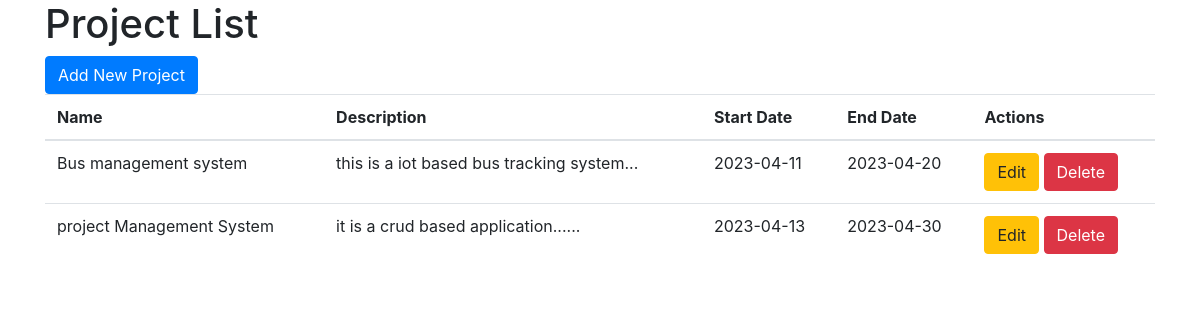
/project_view.php, run on the app's committed database.
### tables this page shows
CREATE TABLE `projects` (
  `id` int(11) NOT NULL,
  `name` varchar(255) NOT NULL,
  `description` text DEFAULT NULL,
  `start_date` date DEFAULT NULL,
  `end_date` date DEFAULT NULL
);

### project_view.php (the view, shortened to what this page needs)
<?php
$db = new mysqli('localhost', 'root', '', 'project_management_system');
$query = "SELECT * FROM projects";
$result = $db->query($query);
if ($result->num_rows > 0) {
    $projects = array();
    while ($row = $result->fetch_assoc()) {
        $projects[] = $row;
    }
} else {
    $projects = array();
}
?>
<html>
<head>
    <link rel="stylesheet" href="https://maxcdn.bootstrapcdn.com/bootstrap/4.0.0/css/bootstrap.min.css">
</head>
<body>
    <div class="container">
        <h1>Project List</h1>
        <a href="project.php" class="btn btn-primary">Add New Project</a>
        <table class="table">
            <thead>
                <tr>
                    <th>Name</th>
                    <th>Description</th>
                    <th>Start Date</th>
                    <th>End Date</th>
                    <th>Actions</th>
                </tr>
            </thead>
            <tbody>
                <?php foreach ($projects as $project) : ?>
                    <tr>
                        <td><?php echo $project['name']; ?></td>
                        <td><?php echo $project['description']; ?></td>
                        <td><?php echo $project['start_date']; ?></td>
                        <td><?php echo $project['end_date']; ?></td>
                        <td>
                            <a href="update.php?id=<?php echo $project['id']; ?>" class="btn btn-warning">Edit</a>
                            <a href="delete.php?id=<?php echo $project['id']; ?>" class="btn btn-danger" onclick="return confirm('Are you sure you want to delete this project?')">Delete</a>
                        </td>
                    </tr>
                <?php endforeach; ?>
            </tbody>
        </table>
    </div>
</body>
</html>

### data on the page
projects: name "Bus management system", description "this is a iot based bus tracking system...", start_date "2023-04-11", end_date "2023-04-20"
projects: name "project Management System", description "it is a crud based application......", start_date "2023-04-13", end_date "2023-04-30"
